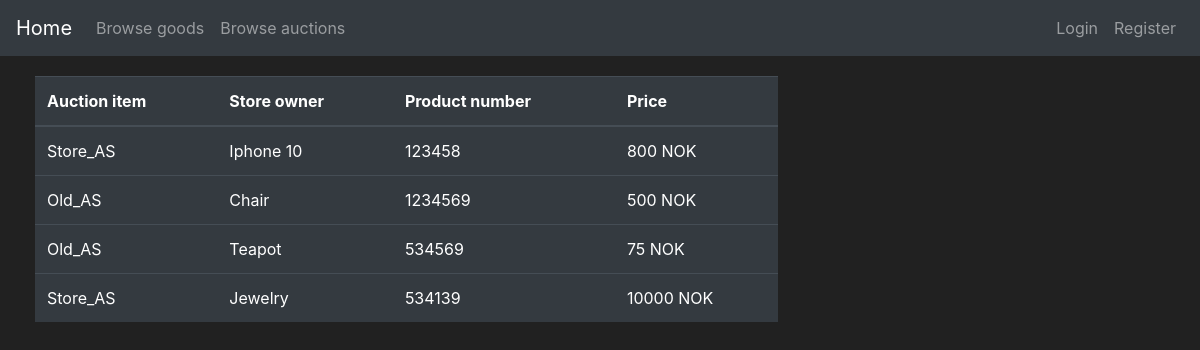
The page /auction on the database its author committed.
### app_flask/models.py (models this page shows, shortened)
class Goods(db.Model):
    id = db.Column(db.Integer, primary_key=True)
    name = db.Column(db.String(30), nullable=False)
    description = db.Column(db.String(70), unique=False, nullable=False)
    price = db.Column(db.Integer, unique=False, nullable=False)
    product_number = db.Column(db.String(length=6), nullable=False, unique=True)
    goods_type = db.Column(db.Boolean(), nullable=False, default=False)
    date_created = db.Column(db.DateTime(), default=datetime.utcnow)
    user_owner = db.Column(db.Integer(), db.ForeignKey('user.id'))
    store_owner = db.Column(db.Integer(), db.ForeignKey('store.id'))

class Store(db.Model):
    id = db.Column(db.Integer(), primary_key=True)
    store_name = db.Column(db.String(length=30), nullable=False, unique=True)
    street_address = db.Column(db.String(length=40), nullable=False)
    street_number = db.Column(db.Integer(), nullable=False)
    postal_code = db.Column(db.Integer(), nullable=False)
    province = db.Column(db.String(length=50), nullable=False)
    store_email = db.Column(db.String(length=50), nullable=False, unique=True)
    store_phone = db.Column(db.Integer(), nullable=False)
    date_created = db.Column(db.DateTime(), default=datetime.utcnow)
    user_owner = db.Column(db.Integer(), db.ForeignKey('user.id'))
    goods = db.relationship('Goods', backref='owned_store', lazy=True)

### app_flask/main/routes.py (the view, shortened to what this page needs)
@bp.route("/auction", methods=["POST", "GET"])
def auction_page():
    auction_form = AuctionGoodsForm()
    accept_form = AcceptAuctionForm()
    if request.method == "GET":
        items = db.session.query(Goods, Store).filter(and_(Store.id == Goods.store_owner, Goods.goods_type == 1)).all()
        try:
            current_user_id = current_user.id
            bidding_items = show_current_highest_bidding_offer_in_store(current_user_id)
        except AttributeError:
            bidding_items = []
        return render_template("auction.html", items=items, auction_form=auction_form, bidding_items=bidding_items,
                               accept_form=accept_form)

### app_flask/templates/auction.html (shortened to what this page needs)
{% extends 'base.html' %}
{% block content %}
<div class="row" style="margin:20px; margin-left:20px">
    <div class="col-8">
        <table class="table table-hover table-dark">
            <thead>
                <tr>
                    <th scope="col">Auction item</th>
                    <th scope="col">Store owner</th>
                    <th scope="col">Product number</th>
                    <th scope="col">Price</th>
                </tr>
            </thead>
            <tbody>
                {% for item, store in items %}
                <tr>
                    <td>{{store.store_name}}</td>
                    <td>{{item.name}}</td>
                    <td>{{item.product_number}}</td>
                    <td>{{item.price}} NOK</td>
                </tr>
                {% endfor %}
            </tbody>
        </table>
    </div>
</div>
{% endblock %}

### app_flask/templates/base.html (style rules this page uses)
body { color: white; background-color: #212121; }

### rows shown on the page
Goods: store_name "Store_AS", name "Iphone 10", product_number "123458", price "800"
Goods: store_name "Old_AS", name "Chair", product_number "1234569", price "500"
Goods: store_name "Old_AS", name "Teapot", product_number "534569", price "75"
Goods: store_name "Store_AS", name "Jewelry", product_number "534139", price "10000"
